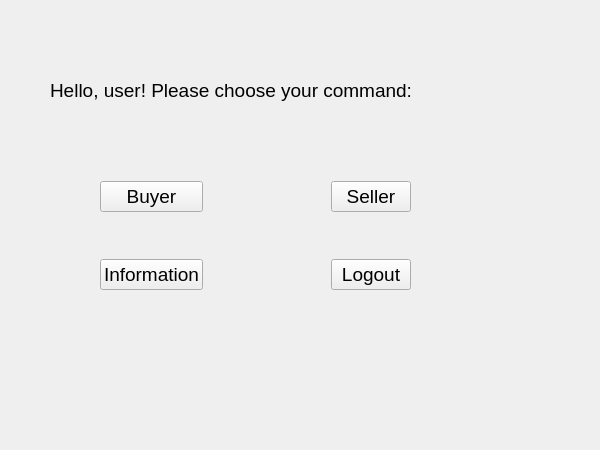
<?xml version="1.0" encoding="UTF-8"?>
<ui version="4.0">
 <class>userWidget</class>
 <widget class="QWidget" name="userWidget">
  <property name="geometry">
   <rect>
    <x>0</x>
    <y>0</y>
    <width>600</width>
    <height>450</height>
   </rect>
  </property>
  <property name="minimumSize">
   <size>
    <width>600</width>
    <height>450</height>
   </size>
  </property>
  <property name="maximumSize">
   <size>
    <width>600</width>
    <height>450</height>
   </size>
  </property>
  <property name="windowTitle">
   <string>User</string>
  </property>
  <widget class="QLabel" name="label">
   <property name="geometry">
    <rect>
     <x>50</x>
     <y>80</y>
     <width>451</width>
     <height>21</height>
    </rect>
   </property>
   <property name="font">
    <font>
     <pointsize>14</pointsize>
    </font>
   </property>
   <property name="text">
    <string>Hello, user! Please choose your command:</string>
   </property>
  </widget>
  <widget class="QWidget" name="layoutWidget">
   <property name="geometry">
    <rect>
     <x>100</x>
     <y>140</y>
     <width>311</width>
     <height>191</height>
    </rect>
   </property>
   <layout class="QGridLayout" name="gridLayout">
    <item row="0" column="0">
     <widget class="QPushButton" name="buyerButton">
      <property name="font">
       <font>
        <pointsize>14</pointsize>
       </font>
      </property>
      <property name="text">
       <string>Buyer</string>
      </property>
     </widget>
    </item>
    <item row="0" column="1">
     <spacer name="horizontalSpacer">
      <property name="orientation">
       <enum>Qt::Horizontal</enum>
      </property>
      <property name="sizeHint" stdset="0">
       <size>
        <width>40</width>
        <height>20</height>
       </size>
      </property>
     </spacer>
    </item>
    <item row="0" column="2">
     <widget class="QPushButton" name="sellerButton">
      <property name="font">
       <font>
        <pointsize>14</pointsize>
       </font>
      </property>
      <property name="text">
       <string>Seller</string>
      </property>
     </widget>
    </item>
    <item row="1" column="0">
     <widget class="QPushButton" name="infoButton">
      <property name="font">
       <font>
        <pointsize>14</pointsize>
       </font>
      </property>
      <property name="text">
       <string>Information</string>
      </property>
     </widget>
    </item>
    <item row="1" column="1">
     <spacer name="horizontalSpacer_2">
      <property name="orientation">
       <enum>Qt::Horizontal</enum>
      </property>
      <property name="sizeHint" stdset="0">
       <size>
        <width>40</width>
        <height>20</height>
       </size>
      </property>
     </spacer>
    </item>
    <item row="1" column="2">
     <widget class="QPushButton" name="logoutButton">
      <property name="font">
       <font>
        <pointsize>14</pointsize>
       </font>
      </property>
      <property name="text">
       <string>Logout</string>
      </property>
     </widget>
    </item>
   </layout>
  </widget>
 </widget>
 <resources/>
 <connections/>
</ui>
